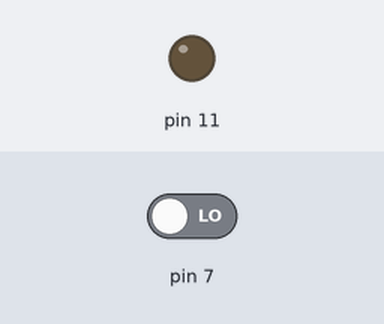
Bench run of a sketch on a simulated Arduino Uno, built with avr-gcc and run on an emulated ATmega328P. Parts: output pins drawn as LEDs (lit = HIGH). The inputs (shaded band) are chosen by the test bench; at power-on: pin 7 LOW.

Above: at 1.2 s.
1.3 s: pin 7 driven HIGH
At 1.7 s:
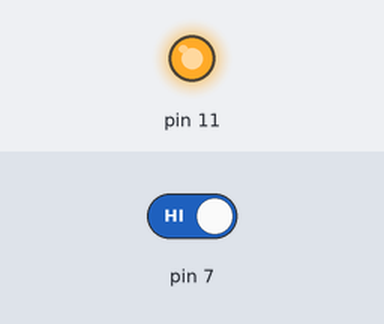
Timing chart, 0 to 4.3 s (numbered marks = the images above; inputs shaded):
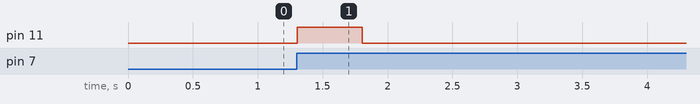

Measured:
- after the input at 1.3 s, pin 11: LOW → HIGH at once, → LOW 0.50 s later

The sketch:

LEDButtonBlinkCount.ino
```cpp
boolean currentButton = LOW;
boolean lastButton = LOW;
int count = 0;

void setup() {
  pinMode(7, INPUT);
  pinMode(11, OUTPUT);

}

void loop() {
  // put your main code here, to run repeatedly:
  count = 0;
  while(count < 3)
  {
    Serial.print(count);
    currentButton = debounce(lastButton);

    if(lastButton == LOW && currentButton == HIGH)
    {
      count++;
      blinkNum(count);
    }
    lastButton = currentButton;
  }
  digitalWrite(11, LOW);
}

int blinkNum(int count){
  if (count == 1)
  {
    analogWrite(11, 255);
    delay(500);
    analogWrite(11, 0);
  }
  if (count == 2)
  {
    analogWrite(11, 255);
    delay(500);
    analogWrite(11, 0);
    delay(500);
    analogWrite(11, 255);
    delay(500);
    analogWrite(11, 0);
  }
  if (count == 3)
  {
    analogWrite(11, 255);
    delay(500);
    analogWrite(11, 0);
    delay(500);
    analogWrite(11, 255);
    delay(500);
    analogWrite(11, 0);
    delay(500);
    analogWrite(11, 255);
    delay(500);
    analogWrite(11, 0);
  }
}

boolean debounce(boolean last)
{
  boolean current = digitalRead(7);
  if (last != current)
  {
    delay(5);
    current = digitalRead(7);
  }
  Serial.print(current);
  return current;
}
```
